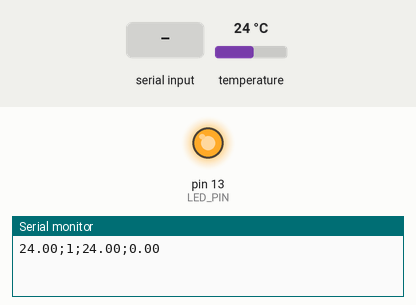
This sketch was run on a simulated Arduino Uno, built with avr-gcc and run on an emulated ATmega328P. On the bench: output pins drawn as LEDs (lit = HIGH), the last lines printed to the serial monitor. Inputs (shaded band) come from the test bench; at power-on: temperature 24 °C.

Above: at 1.2 s.
1.3 s: "2" received over the second serial link
At 2.5 s:
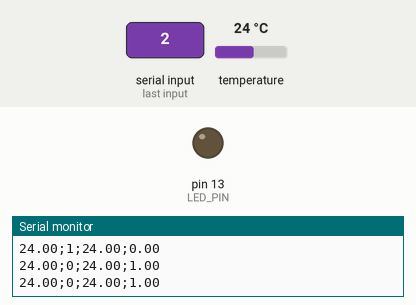
2.8 s: "1" received over the second serial link
At 3.7 s:
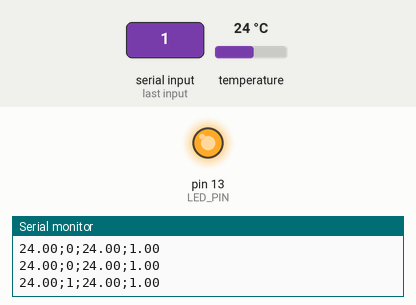
4.3 s: "0" received over the second serial link
At 4.9 s:
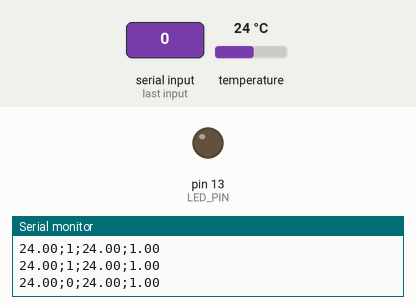
Timing chart, 0 to 7.3 s (numbered marks = the images above; inputs shaded):
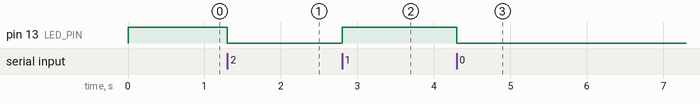

Measured:
- after the input at 1.3 s, pin 13 (LED_PIN): HIGH → LOW at once
- after the input at 2.8 s, pin 13 (LED_PIN): LOW → HIGH at once
- after the input at 4.3 s, pin 13 (LED_PIN): HIGH → LOW at once

The sketch:

termopot.ino
```cpp
#include <microDS18B20.h>
#include <SoftwareSerial.h>

int RX_PIN = 4; //Arduino RX -> HC-06 TX
int TX_PIN = 5; //Arduino TX -> HC-06 RX
int LED_PIN = 13;
boolean running = true;
int driftPeriod = 15000;
float temp;
float temp2;
float drf;

uint8_t addr1[] = {0x28, 0xFF, 0x5B, 0x4C, 0x61, 0x16, 0x3, 0xF5}; //#1
uint8_t addr2[] = {0x28, 0x1D, 0xDB, 0x49, 0xF6, 0x4D, 0x3C, 0x1}; //#2

MicroDS18B20<12, addr1> sensor;
MicroDS18B20<12, addr2> sensor2;
SoftwareSerial hc06(RX_PIN, TX_PIN);

void setup() {
  Serial.begin(9600);
  hc06.begin(9600);
  pinMode(LED_PIN, OUTPUT);

  drift();
}

void readTemp() {
  bool rsens = sensor.readTemp();
  bool rsens2 = sensor2.readTemp();

  if (rsens)
  {
    temp = sensor.getTemp();
    Serial.print(temp);
    hc06.print(temp);
  }
  else
  {
    Serial.print("error");
    hc06.print("error");
  }

  Serial.print(';');
  hc06.print(';');
  Serial.print(running);
  hc06.print(running);
  Serial.print(';');
  hc06.print(';');

  if (rsens2)
  {
    temp2 = sensor2.getTemp();
    Serial.print(temp2);
    hc06.print(temp2);
  }
  else
  {
    Serial.print("error");
    hc06.print("error");
  }

  Serial.print(';');
  hc06.print(';');
  Serial.print(drf);
  hc06.print(drf);

  Serial.println();
  hc06.println();

  sensor.requestTemp();
  sensor2.requestTemp();
}

void processState() {
  int val = hc06.read();
  if (val == '2') running = !running;
  if (val == '1') running = true;
  if (val == '0') running = false;
  digitalWrite(LED_PIN, running);
}

float drift() {
  static float firstTemp;
  static uint32_t firstState;
  static float delta;

  float secondTemp = temp;
  uint32_t secondState = millis();

  if ((secondState - firstState) >= driftPeriod)
  {
    delta = secondTemp - firstTemp;
    firstTemp = secondTemp;
    firstState = secondState;
  }
  else
  {
    if (firstState == 0) return 1;
  }
  return delta;
}

void processBoil(){
  float dr = drift();
  drf = dr;
  static float lastDr;

  if (running)
  {
    if (dr > 1.5) running = false;
    if (lastDr > dr)
    {
      if (dr < 0.2) running = false;
    }
  }
  else
  {
    if (dr <= -2.0) running = true;
  }
  lastDr = dr;
}

void loop() {
  static uint32_t tmr;
  if ((millis() - tmr) >= 800)
  {
    tmr = millis();
    readTemp();
    processBoil();
  }
  processState();
}
```
